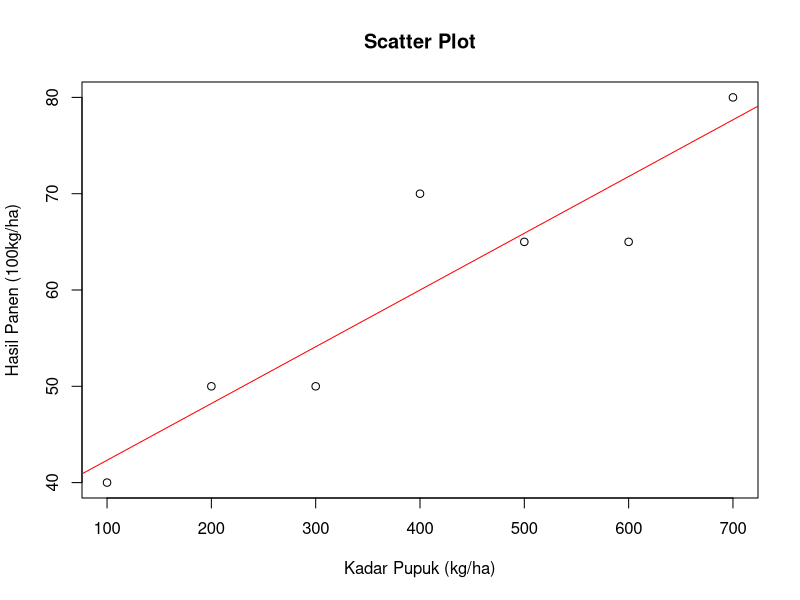

This figure's R source:
### Inferensial dalam model regresi sederhana
## Contoh soal 1
n=7
p=2
# Membuat matrix Y
y <- as.matrix(c(40, 50, 50, 70, 65, 65, 80))
y

# Membuat vektor x dan matrix X
x <-c(100, 200, 300, 400, 500, 600, 700)
x
X <- cbind(c(1,1,1,1,1,1,1), c(100, 200, 300, 400, 500, 600, 700))
X

# Membuat scatter plot
plot(x,y, xlab="Kadar Pupuk (kg/ha)", ylab="Hasil Panen (100kg/ha)", main="Scatter Plot")
lm <- lm(y~x)
abline(lm, col="red")

# Menaksir parameter
teta.topi <- solve(t(X)%*%X)%*%(t(X)%*%y)
teta.topi
beta.topi <- teta.topi[2,1]
beta.topi
alfa.topi <- teta.topi[1,1]
alfa.topi

# CI 95%
te <- qt(0.975, (n-p))
te
ss <- (t(y-X%*%teta.topi)%*%(y-X%*%teta.topi))/(n-p)
ss
ci.beta <- c(beta.topi-te*sqrt(ss/sum((x-mean(x))^2)), beta.topi+te*sqrt(ss/sum((x-mean(x))^2)))
ci.beta
ci.alfa <- c(alfa.topi-te*sqrt(((1/n)+(mean(x)^2)/sum((x-mean(x))^2))*ss), alfa.topi+te*sqrt(((1/n)+(mean(x)^2)/sum((x-mean(x))^2))*ss))
ci.alfa

# Statistik uji
beta.nol=0
alfa.nol=0
Tbeta.stu <- (beta.topi-beta.nol)/sqrt(ss/sum((x-mean(x))^2))
Tbeta.stu
Tbeta.F <- (beta.topi-beta.nol)^2/(ss/sum((x-mean(x))^2))
Tbeta.F
Talfa <- (alfa.topi-alfa.nol)/(((1/n)+(mean(x)^2)/sum((x-mean(x))^2))*ss)
Talfa

## inferensial untuk Y jika x fixed
xf=550
# Statistik uji
Tfix <- ((alfa.topi+(beta.topi*xf))-(alfa.nol+(beta.nol*xf)))/(sqrt(((1/n)+((xf-mean(x))^2)/sum((x-mean(x))^2))*ss))
Tfix

# CI
ci.fix <- c((alfa.topi+(beta.topi*xf))-te*sqrt(((1/n)+((xf-mean(x))^2)/sum((x-mean(x))^2))*ss), (alfa.topi+(beta.topi*xf))+te*sqrt(((1/n)+((xf-mean(x))^2)/sum((x-mean(x))^2))*ss))
ci.fix

# CI prediksi
ci.pred <- c((alfa.topi+(beta.topi*xf))-te*sqrt((1+(1/n)+((xf-mean(x))^2)/sum((x-mean(x))^2))*ss), (alfa.topi+(beta.topi*xf))+te*sqrt((1+(1/n)+((xf-mean(x))^2)/sum((x-mean(x))^2))*ss))
ci.pred


